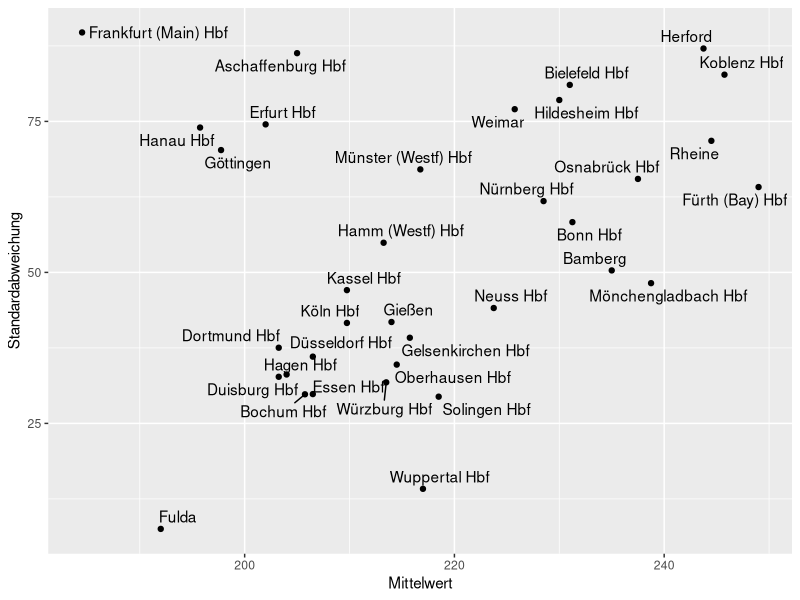

Source code (R):
d = read.table("durations.txt", h=F, sep=",")
colnames(d) = c("start", "target", "duration")
head(d)

stations = read.table("stations_eva.txt", sep=",")
colnames(stations) = c("station", "eva")
head(stations)

nrow(d)
d = merge(d, stations, by.x="start", by.y="eva")
d = merge(d, stations, by.x="target", by.y="eva")
nrow(d)

d$total_minutes = d$duration/1000/60

result = data.frame(target=unique(d$station.y))
for (home in unique(d$station.x)) {
  dists = d[d$station.x == home, c("station.y", "total_minutes")]
  colnames(dists) = c("target", home)
  result = merge(result, dists, all.x=T)
}

colnames(result)[1] = "ZIEL"

result$Mittelwert = rowMeans(result[,2:5])
result$Standardabweichung = apply(result[,2:5], 1, sd)
result$Produkt = result$Mittelwert * result$Standardabweichung

result = result[order(result$Produkt),]

library(ggplot2)
library(ggrepel)

#ggplot(result, aes(x = Mittelwert, y = Standardabweichung, label = ZIEL)) +
#  geom_point() +
#  geom_text_repel()

result2 = subset(result, result$Mittelwert < 250 & result$Standardabweichung < 100)

png("results.png")
ggplot(result2, aes(x = Mittelwert, y = Standardabweichung, label = ZIEL)) +
  geom_point() +
  geom_text_repel()
dev.off()

library(openxlsx)
write.xlsx(result2, "results.xlsx")

result$Freiburg_gewichtet = result$`Freiburg (Breisgau) Hbf` * 6
result$Berlin_gewichtet = result$`Berlin Hauptbahnhof` * 4
result$Hamburg_gewichtet = result$`Hamburg Hbf` * 3
result$Heidelberg_gewichtet = result$`Heidelberg Hbf` * 5
result$Mittelwert_gewichtet = (result$Freiburg_gewichtet + result$Berlin_gewichtet +
                               result$Hamburg_gewichtet + result$Heidelberg_gewichtet) / 18
